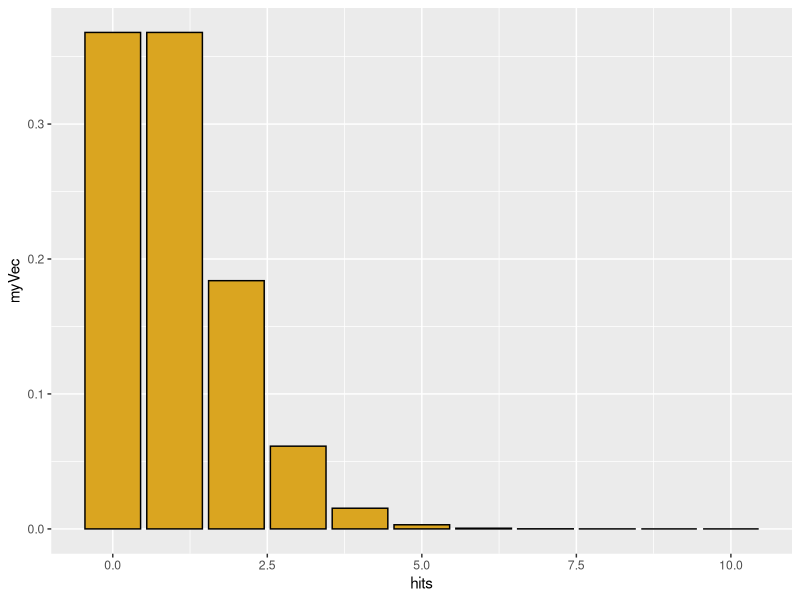
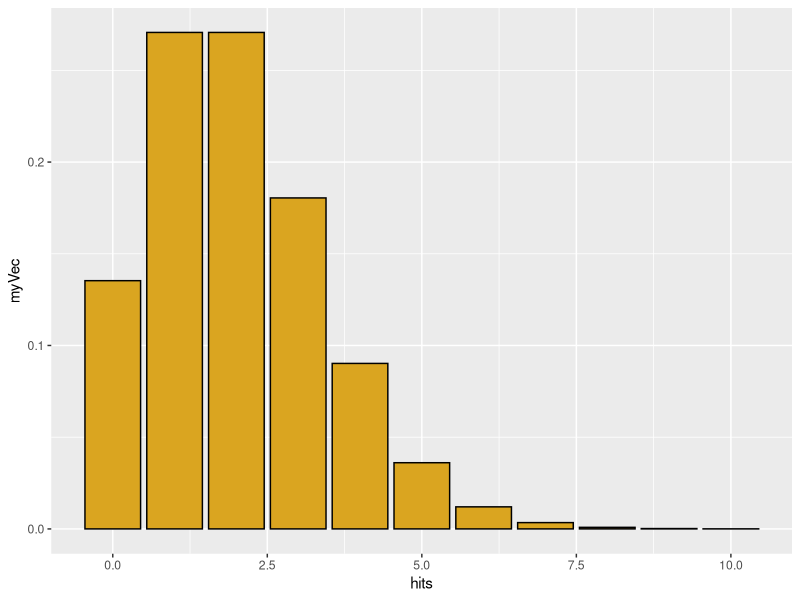
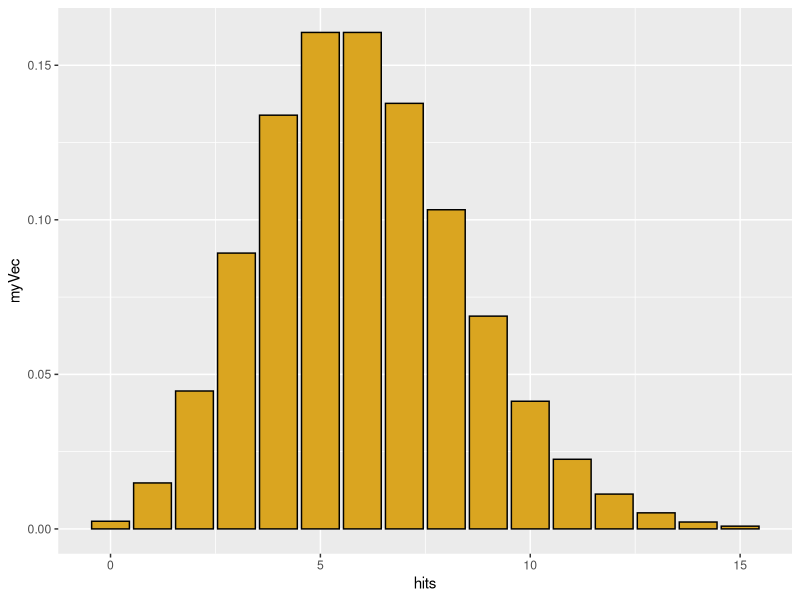
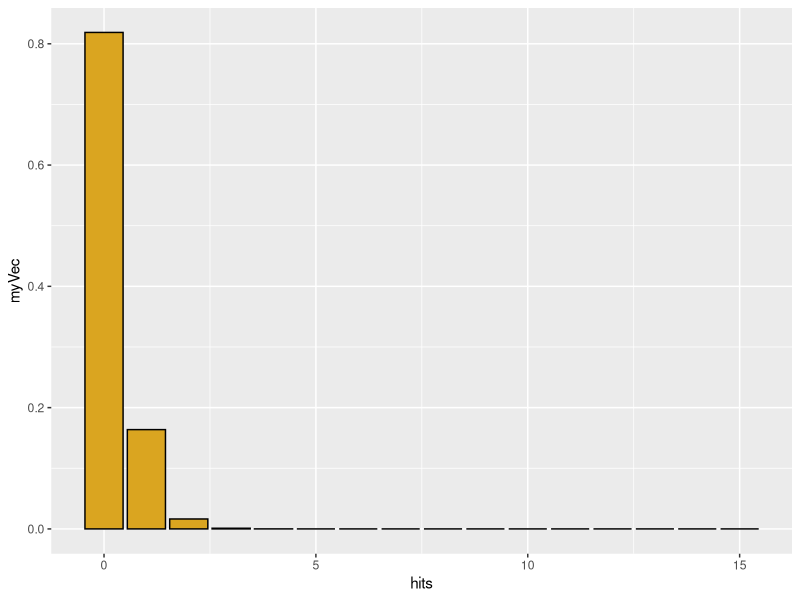
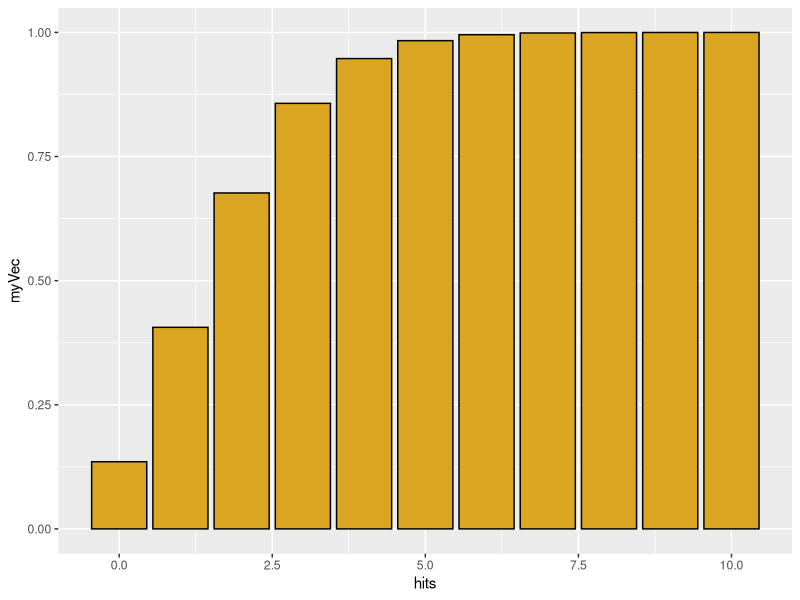
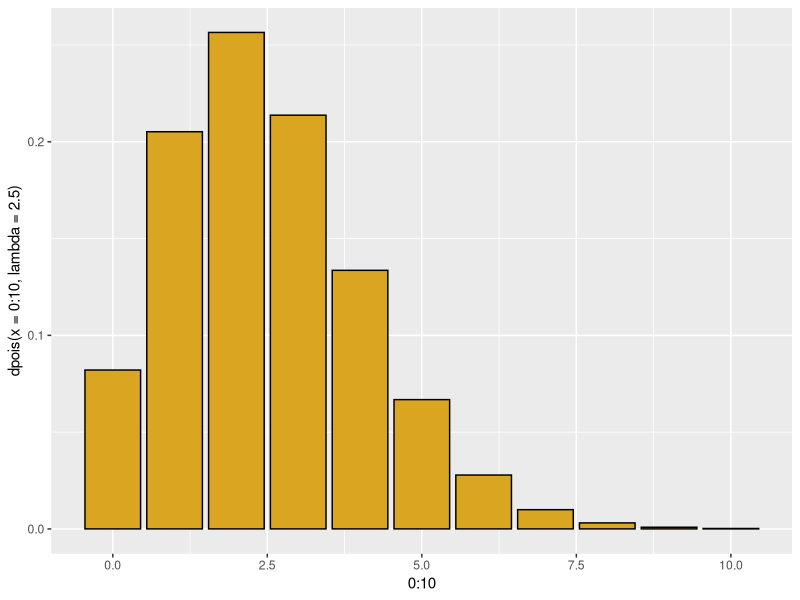
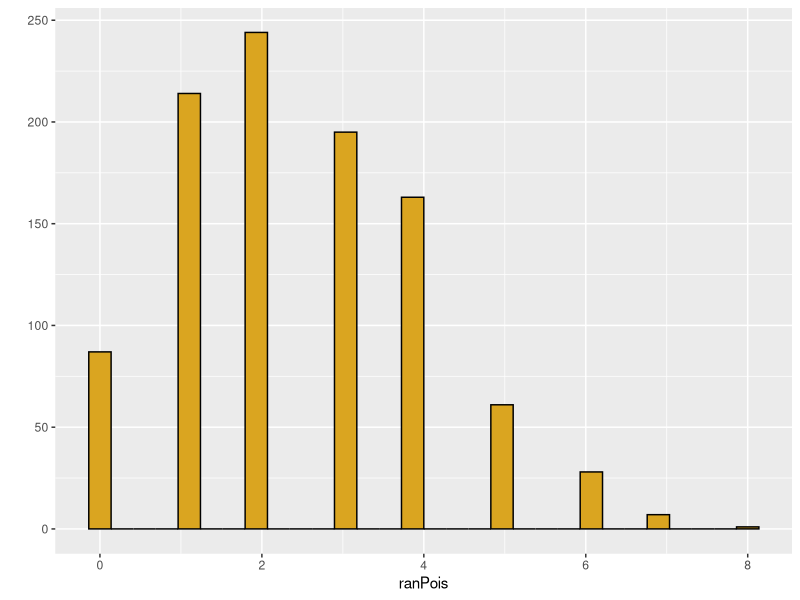
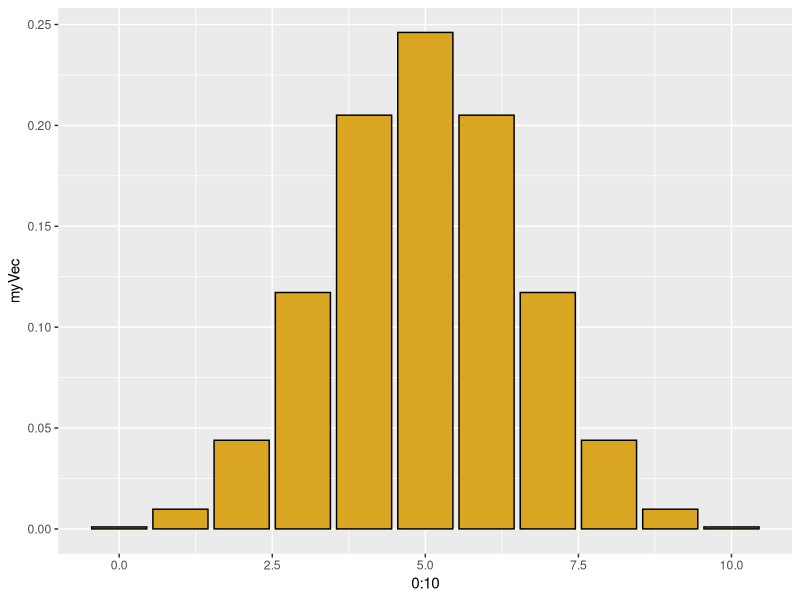

The R source for these figures, in order:
## ---- chunk 1
knitr::opts_chunk$set(eval = FALSE)
## ---- chunk 2
library(ggplot2)
library(MASS)
#-------------------------------------------------
# Poisson distribution
# Discrete X >= 0
# Random events with a constant rate lambda
# (observations per time or per unit area)
# Parameter lambda > 0

# "d" function generates probability density
hits <- 0:10
myVec <- dpois(x=hits,lambda=1)
qplot(x=hits,y=myVec,geom="col",color=I("black"),fill=I("goldenrod"))

myVec <- dpois(x=hits,lambda=2)
qplot(x=hits,y=myVec,geom="col",color=I("black"),fill=I("goldenrod"))

hits <- 0:15
myVec <- dpois(x=hits,lambda=6)
qplot(x=hits,y=myVec,geom="col",color=I("black"),fill=I("goldenrod"))


hits <- 0:15
myVec <- dpois(x=hits,lambda=0.2)
qplot(x=hits,y=myVec,geom="col",color=I("black"),fill=I("goldenrod"))

sum(myVec)  # sum of density function = 1.0 (total area under curve)

# for a Poisson distribution with lambda=2, 
# what is the probability that a single draw will yield X=0?

dpois(x=0,lambda=2)

# "p" function generates cumulative probability density; gives the 
# "lower tail" cumulative area of the distribution

hits <- 0:10
myVec <- ppois(q=hits,lambda=2)
qplot(x=hits,y=myVec,geom="col",color=I("black"),fill=I("goldenrod"))


# for a Poisson distribution with lambda=2, 
# what is the probability of getting 1 or fewer hits?

ppois(q=1, lambda=2)


# We could also get this through dpois
p_0 <- dpois(x=0,lambda=2)
p_0
p_1 <- dpois(x=1,lambda=2)
p_1
p_0 + p_1


# The q function is the inverse of p
# What is the number of hits corresponding to 50% of the probability mass
qpois(p=0.5,lambda=2.5)
qplot(x=0:10,y=dpois(x=0:10,lambda=2.5),geom="col",color=I("black"),fill=I("goldenrod"))

# but distribution is discrete, so this is not exact
ppois(q=2,lambda=2.5)

# finally, we can simulate individual values from a poisson
ranPois <- rpois(n=1000,lambda=2.5)
qplot(x=ranPois,color=I("black"),fill=I("goldenrod"))


# for real or simulated data, we can use the quantile
# function to find the empirical  95% confidence interval on the data

quantile(x=ranPois,probs=c(0.025,0.975))
## ---- chunk 3
#-------------------------------------------------
# Binomial distribution
# p = probability of a dichotomous outcome
# size = number of trials
# x = possible outcomes
# outcome x is bounded between 0 and number of trials

# use "d" binom for density function
hits <- 0:10
myVec <- dbinom(x=hits,size=10,prob=0.5)
qplot(x=0:10,y=myVec,geom="col",color=I("black"),fill=I("goldenrod"))



# and how does this compare to an actual simulation of 50 tosses of 100 coins?

myCoins <- rbinom(n=50,size=100,prob=0.5)
qplot(x=myCoins,color=I("black"),fill=I("goldenrod"))
quantile(x=myCoins,probs=c(0.025,0.975))

## ---- chunk 4
#-------------------------------------------------
# negative binomial: number of failures (values of MyVec)
# in a series of (Bernouli) with p=probability of success 
# before a target number of successes (= size)
# generates a discrete distribution that is more 
# heterogeneous ("overdispersed") than Poisson
hits <- 0:40
myVec <- dnbinom(x=hits, size=5, prob=0.5)
qplot(x=hits,y=myVec,geom="col",color=I("black"),fill=I("goldenrod"))

# geometric series is a special case where N= 1 success
# each bar is a constant fraction 1 - "prob" of the bar before it
myVec <- dnbinom(x=hits, size=1, prob=0.1)
qplot(x=hits,y=myVec,geom="col",color=I("black"),fill=I("goldenrod"))


# alternatively specify mean = mu of distribution and size, 
# the dispersion parameter (small is more dispersed)
# this gives us a poisson with a lambda value that varies
# the dispersion parameter is the shape parameter in the gamma
# as it increases, the distribution has a smaller variance
# just simulate it directly

nbiRan <- rnbinom(n=1000,size=10,mu=5)
qplot(nbiRan,color=I("black"),fill=I("goldenrod"))

nbiRan <- rnbinom(n=1000,size=0.1,mu=5)
qplot(nbiRan,color=I("black"),fill=I("goldenrod"))
## ---- chunk 5
library(MASS)
data <- c(100,100,104,99)
z <- fitdistr(data,"normal")
print(z)
## ---- chunk 6

frog_data <- c(30.15,26.3,27.5,22.9,27.8,26.2)

# get and print model parameters assuming a normal distribution
z<- fitdistr(frog_data,"normal")
print(z)

# plot the density function for the normal and annotate the plot with the original data
x <- 1:100
g_density <- dnorm(x=x,mean=z$estimate["mean"],sd=z$estimate["sd"])
qplot(x,g_density,geom="line") + annotate(geom="point",x=frog_data,y=0.001)   
 
# now do the same for a gamma distribution, which has a shape and rate parameter as outputs from fitdistr
z<- fitdistr(frog_data,"gamma")
print(z)

# plot the density function for the gamma and annotate the plot with the original data
x <- 1:100
g_density <- dgamma(x=x,shape=z$estimate["shape"],rate=z$estimate["rate"])
qplot(x,g_density,geom="line") + annotate(geom="point",x=frog_data,y=0.001,color="red")   
## ---- chunk 7

frog_data <- c(30.15,26.3,27.5,22.9,27.8,26.2)
outlier <- 0.050
frog_data <- c(frog_data,outlier)

# get and print model parameters assuming a normal distribution
z<- fitdistr(frog_data,"normal")
print(z)

# plot the density function for the normal and annotate the plot with the original data
x <- 1:100
g_density <- dnorm(x=x,mean=z$estimate["mean"],sd=z$estimate["sd"])
qplot(x,g_density,geom="line") + annotate(geom="point",x=frog_data,y=0.001)   
 
# now do the same for a gamma distribution, which has a shape and rate parameter as outputs from fitdistr
z<- fitdistr(frog_data,"gamma")
print(z)

# plot the density function for the gamma and annotate the plot with the original data
x <- 1:100
g_density <- dgamma(x=x,shape=z$estimate["shape"],rate=z$estimate["rate"])
qplot(x,g_density,geom="line") + annotate(geom="point",x=frog_data,y=0.001,color="red")   
